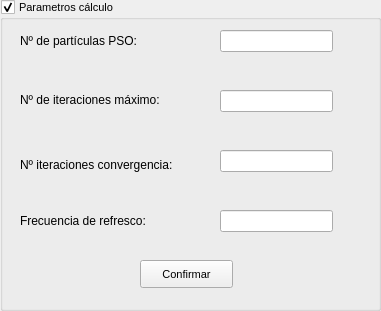
          <widget class="QGroupBox" name="gb_parametroOp">
           <property name="geometry">
            <rect>
             <x>450</x>
             <y>110</y>
             <width>381</width>
             <height>311</height>
            </rect>
           </property>
           <property name="font">
            <font>
             <pointsize>8</pointsize>
            </font>
           </property>
           <property name="title">
            <string>Parametros cálculo</string>
           </property>
           <property name="checkable">
            <bool>true</bool>
           </property>
           <widget class="QLabel" name="label_12">
            <property name="geometry">
             <rect>
              <x>20</x>
              <y>33</y>
              <width>151</width>
              <height>16</height>
             </rect>
            </property>
            <property name="font">
             <font>
              <pointsize>9</pointsize>
             </font>
            </property>
            <property name="text">
             <string>Nº de partículas PSO:</string>
            </property>
           </widget>
           <widget class="QLabel" name="label_13">
            <property name="geometry">
             <rect>
              <x>20</x>
              <y>92</y>
              <width>181</width>
              <height>16</height>
             </rect>
            </property>
            <property name="font">
             <font>
              <pointsize>9</pointsize>
             </font>
            </property>
            <property name="text">
             <string>Nº de iteraciones máximo:</string>
            </property>
           </widget>
           <widget class="QLineEdit" name="ln_particulasPSO">
            <property name="enabled">
             <bool>true</bool>
            </property>
            <property name="geometry">
             <rect>
              <x>220</x>
              <y>30</y>
              <width>113</width>
              <height>22</height>
             </rect>
            </property>
            <property name="font">
             <font>
              <pointsize>8</pointsize>
             </font>
            </property>
           </widget>
           <widget class="QLineEdit" name="ln_itereacionesMax">
            <property name="enabled">
             <bool>true</bool>
            </property>
            <property name="geometry">
             <rect>
              <x>220</x>
              <y>90</y>
              <width>113</width>
              <height>22</height>
             </rect>
            </property>
           </widget>
           <widget class="QLabel" name="label_15">
            <property name="geometry">
             <rect>
              <x>20</x>
              <y>213</y>
              <width>161</width>
              <height>16</height>
             </rect>
            </property>
            <property name="font">
             <font>
              <pointsize>9</pointsize>
             </font>
            </property>
            <property name="text">
             <string>Frecuencia de refresco:</string>
            </property>
           </widget>
           <widget class="QLineEdit" name="ln_iteracionesConvergencia">
            <property name="enabled">
             <bool>true</bool>
            </property>
            <property name="geometry">
             <rect>
              <x>220</x>
              <y>150</y>
              <width>113</width>
              <height>22</height>
             </rect>
            </property>
           </widget>
           <widget class="QLabel" name="label_14">
            <property name="geometry">
             <rect>
              <x>20</x>
              <y>154</y>
              <width>191</width>
              <height>21</height>
             </rect>
            </property>
            <property name="font">
             <font>
              <pointsize>9</pointsize>
             </font>
            </property>
            <property name="text">
             <string>Nº iteraciones convergencia:</string>
            </property>
           </widget>
           <widget class="QLineEdit" name="ln_frecuenciaRefresco">
            <property name="enabled">
             <bool>true</bool>
            </property>
            <property name="geometry">
             <rect>
              <x>220</x>
              <y>210</y>
              <width>113</width>
              <height>22</height>
             </rect>
            </property>
           </widget>
           <widget class="QPushButton" name="bt_confirmarParamOp">
            <property name="geometry">
             <rect>
              <x>140</x>
              <y>260</y>
              <width>93</width>
              <height>28</height>
             </rect>
            </property>
            <property name="text">
             <string>Confirmar</string>
            </property>
           </widget>
          </widget>
